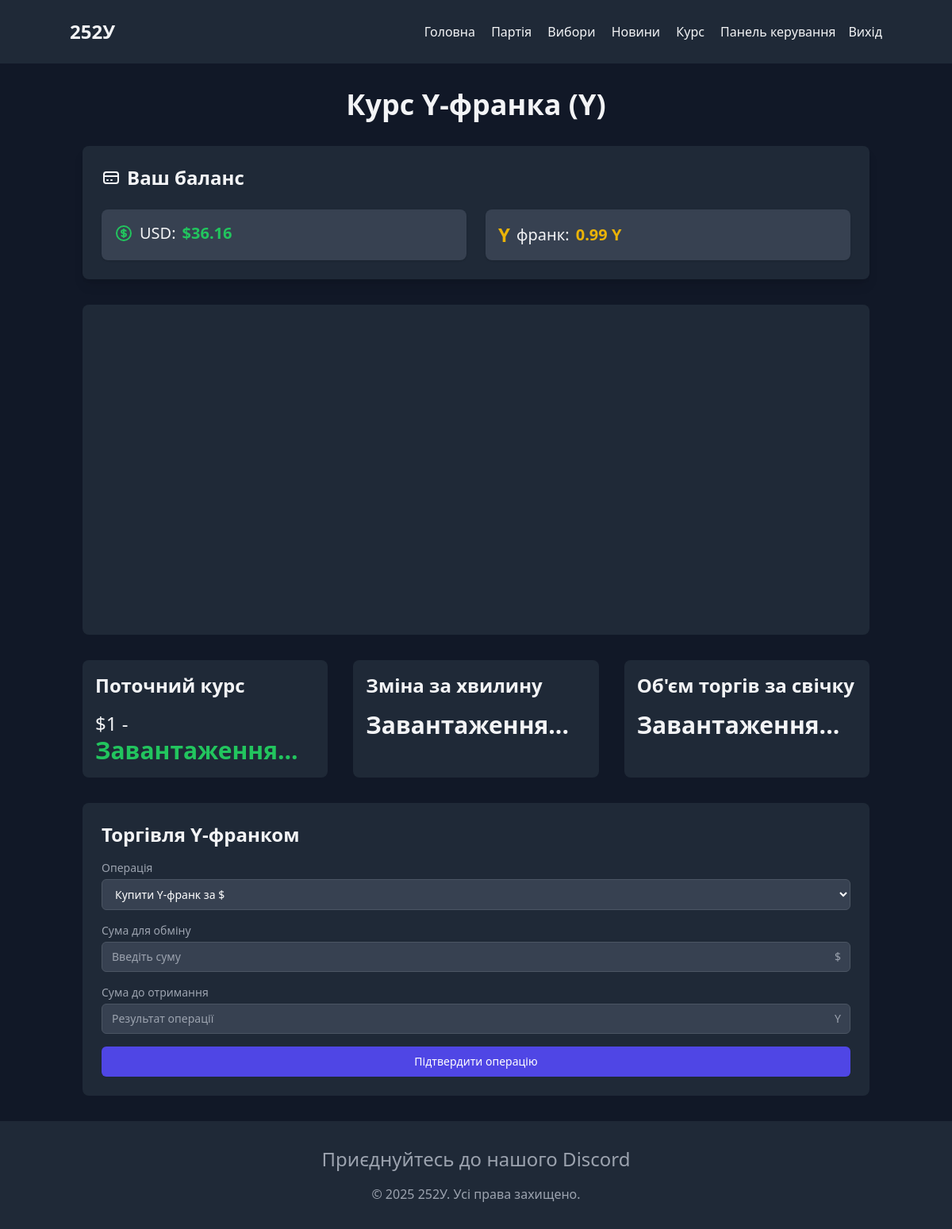
Page /currency.php (signed in) on the earlier database version.
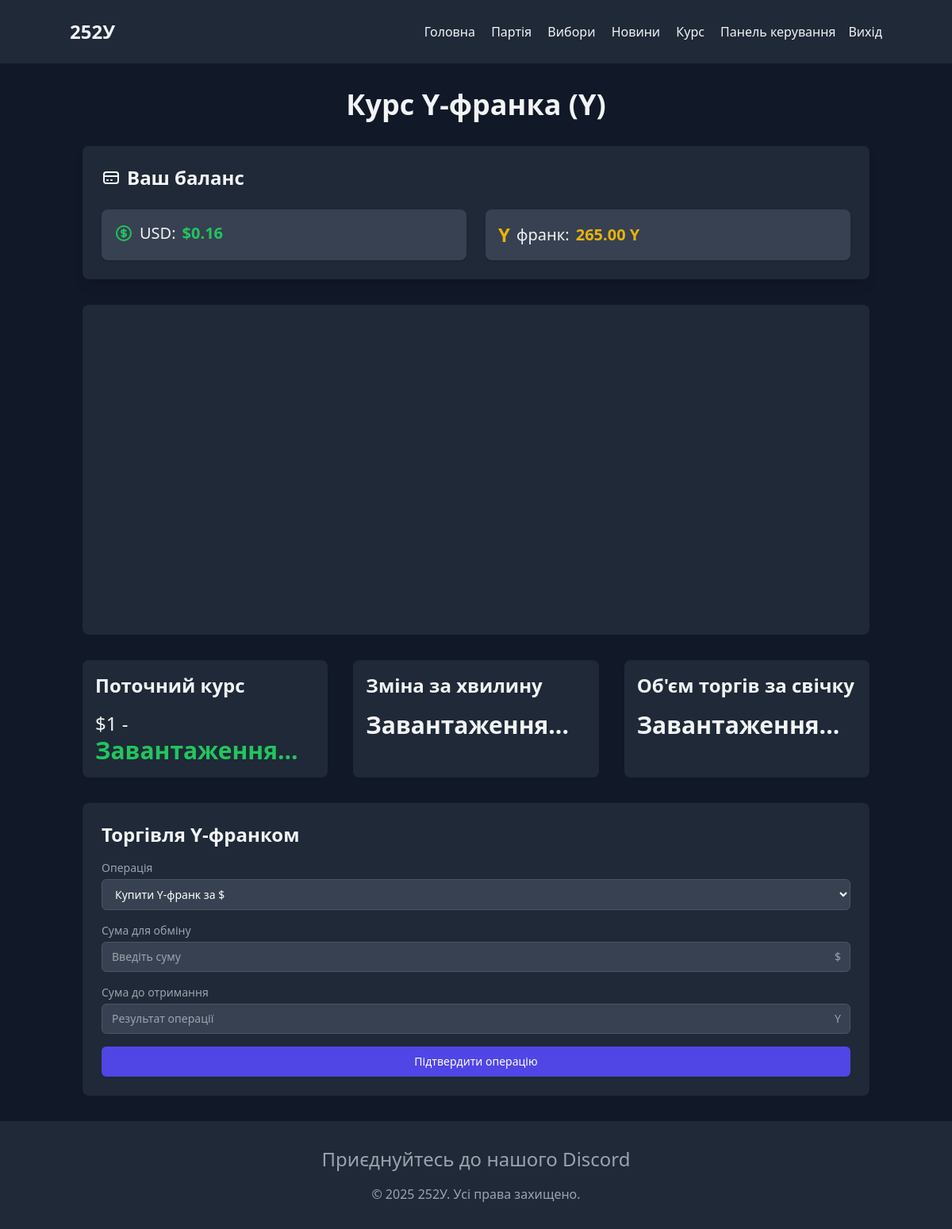
Same page on the later database version.
### tables this page shows
CREATE TABLE `users` (
  `id` int(11) NOT NULL,
  `username` varchar(50) NOT NULL,
  `password` varchar(255) NOT NULL,
  `email` varchar(100) NOT NULL,
  `balance_usd` decimal(40,2) DEFAULT 0.00,
  `balance_y` decimal(40,2) DEFAULT 0.00,
  `created_at` timestamp NOT NULL DEFAULT current_timestamp(),
  `updated_at` timestamp NOT NULL DEFAULT current_timestamp() ON UPDATE current_timestamp(),
  `last_reward_claim` datetime DEFAULT NULL
);

### src/currency.php (the view, shortened to what the changed rows need)
<?php
require_once 'config/db.php';
$isAuthorized = isset($_SESSION['user_id']);
$userBalance = null;
if ($isAuthorized) {
    $stmt = $pdo->prepare("SELECT balance_usd, balance_y FROM users WHERE id = ?");
    $stmt->execute([$_SESSION['user_id']]);
    $userBalance = $stmt->fetch(PDO::FETCH_ASSOC);
}
?>
<!DOCTYPE html>
<html lang="uk">
<head>
    <script src="https://cdn.tailwindcss.com"></script>
</head>
<body class="bg-gray-900 text-gray-100 min-h-screen flex flex-col">
    <?php include 'assets/navbar.php';?>
    <main class="flex-grow container mx-auto px-4 py-8">
        <h1 class="text-4xl font-bold mb-8 text-center">Курс Y-франка (Y)</h1>
        <?php if ($isAuthorized && $userBalance): ?>
        <div class="bg-gray-800 rounded-lg p-6 mb-8 shadow-lg">
            <h2 class="text-2xl font-bold mb-6 flex items-center">
                <svg class="w-6 h-6 mr-2" fill="none" stroke="currentColor" viewBox="0 0 24 24" xmlns="http://www.w3.org/2000/svg">
                    <path stroke-linecap="round" stroke-linejoin="round" stroke-width="2" d="M3 10h18M7 15h1m4 0h1m-7 4h12a3 3 0 003-3V8a3 3 0 00-3-3H6a3 3 0 00-3 3v8a3 3 0 003 3z"></path>
                </svg>
                Ваш баланс
            </h2>
            <div class="grid grid-cols-1 md:grid-cols-2 gap-6">
                <div class="bg-gray-700 p-4 rounded-lg shadow">
                    <p class="text-xl flex items-center">
                        USD: <span class="font-bold text-green-500 ml-2">$<?php echo number_format($userBalance['balance_usd'], 2); ?></span>
                    </p>
                </div>
                <div class="bg-gray-700 p-4 rounded-lg shadow">
                    <p class="text-xl flex items-center">
                        <span class="text-yellow-500 text-2xl font-bold mr-2">Y</span>
                        франк: <span class="font-bold text-yellow-500 ml-2"><?php echo number_format($userBalance['balance_y'], 2); ?> Y</span>
                    </p>
                </div>
            </div>
        </div>
        <?php endif; ?>
        <div class="grid grid-cols-1 md:grid-cols-3 gap-8">
            <div class="bg-gray-800 rounded-lg p-4">
                <h2 class="text-2xl font-bold mb-4">Поточний курс</h2>
            </div>
            <div class="bg-gray-800 rounded-lg p-4">
                <h2 class="text-2xl font-bold mb-4">Зміна за хвилину</h2>
            </div>
            <div class="bg-gray-800 rounded-lg p-4">
                <h2 class="text-2xl font-bold mb-4">Об'єм торгів за свічку</h2>
            </div>
        </div>
        <?php if ($isAuthorized): ?>
            <div class="mt-8 bg-gray-800 rounded-lg p-6">
                <h2 class="text-2xl font-bold mb-4">Торгівля Y-франком</h2>
            </div>
        <?php endif; ?>
    </main>
</body>
</html>

Differences in the rows shown:
changed users: balance_usd "36.16" → "0.16"; balance_y "0.99" → "265.00"
